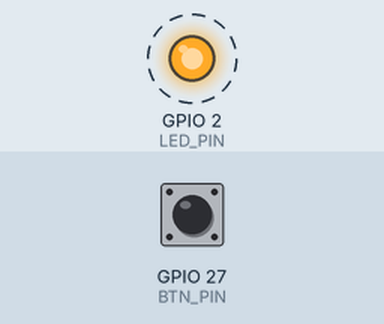
A program run on a simulated ESP32. Parts: output pins drawn as LEDs (lit = HIGH). Dashed ring = blinking. Inputs (shaded band) come from the test bench; at power-on: GPIO 27 (BTN_PIN) HIGH. What the program prints to the serial monitor is not drawn.

Above: at 1.2 s.
1.3 s: GPIO 27 (BTN_PIN) pulled LOW for 0.15 s
Timing chart, 0 to 10.3 s (numbered marks = the images above; inputs shaded):
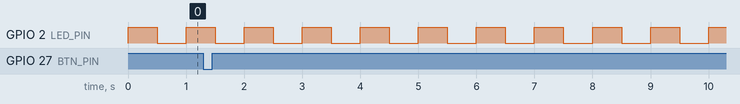

Measured:
- by itself, GPIO 2 (LED_PIN): alternates HIGH for 0.50 s and LOW for 0.50 s

The program:

main.cpp
```cpp
#include <Arduino.h>

static void MyTask1(void* pvParameters);
static void MyTask2(void* pvParameters);
static void MyTask3(void* pvParameters);
//Define
#define LED_PIN GPIO_NUM_2
#define BTN_PIN GPIO_NUM_27

//Task handler
TaskHandle_t Task1Handle = NULL;
TaskHandle_t Task2Handle = NULL;
TaskHandle_t Task3Handle = NULL;

bool task1Token = false;

SemaphoreHandle_t led_semaphore;

void setup() {
  // put your setup code here, to run once:
  Serial.begin(115200);
  Serial.println(F("Srtup running"));

  pinMode(LED_PIN, OUTPUT);
  digitalWrite(LED_PIN, LOW);
  pinMode(BTN_PIN, INPUT_PULLUP);

  led_semaphore = xSemaphoreCreateBinary();
  xSemaphoreGive(led_semaphore);

  xTaskCreate(MyTask1, "Task1", 1024, NULL, 1, NULL);
  xTaskCreate(MyTask2, "Task2", 1024, NULL, 1, NULL);
  xTaskCreate(MyTask3, "IdleTask", 1024, NULL, 5, NULL);

}

void loop() {
  // put your main code here, to run repeatedly:
}

static void MyTask1(void* pvParameters)
{
  while (1)
  {
    if(task1Token)
    {
      if(xSemaphoreTake(led_semaphore, portMAX_DELAY) == pdTRUE)
      {
        Serial.println("Task 1 blink: ");
        digitalWrite(LED_PIN, HIGH);
        vTaskDelay(pdMS_TO_TICKS(3000));
        digitalWrite(LED_PIN, LOW);
        vTaskDelay(pdMS_TO_TICKS(7000));
        xSemaphoreGive(led_semaphore);
      }
    }
    else
    {
      vTaskDelay(100 / portTICK_PERIOD_MS);
    }
    vTaskPrioritySet(Task2Handle, 2);
    vTaskPrioritySet(Task1Handle, 1);

  }

}

static void MyTask2(void* pvParameters)
{
  while (1)
  {
    if(xSemaphoreTake(led_semaphore, portMAX_DELAY) == pdTRUE)
    {
      for (int i = 0; i < 20; i++)
      {
        Serial.println("Task 2: ");
        digitalWrite(LED_PIN, HIGH);
        vTaskDelay(pdMS_TO_TICKS(500));
        digitalWrite(LED_PIN, LOW);
        vTaskDelay(pdMS_TO_TICKS(500));
      }
      xSemaphoreGive(led_semaphore);
    }
    vTaskPrioritySet(Task1Handle, 2);
    vTaskPrioritySet(Task2Handle, 1);
  }
}

static void MyTask3(void* pvParameters)
{
  while (1)
  {
    if(digitalRead(BTN_PIN) == LOW)
    {
      task1Token = !task1Token;
      Serial.println("Task 1 Statuse: " + String(task1Token));
    }

    vTaskDelay(100 / portTICK_PERIOD_MS);
  }

}
```
